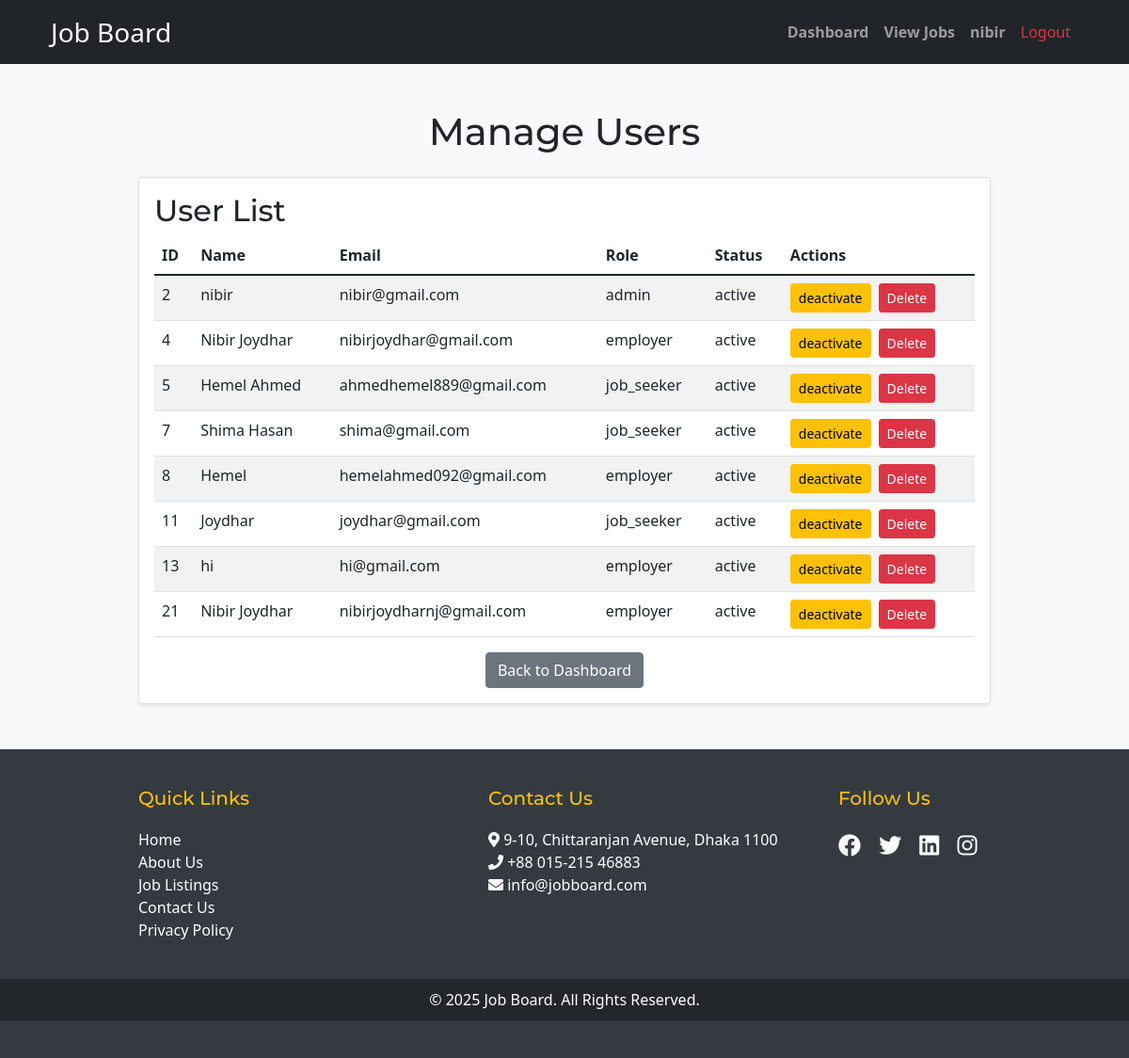
The page /manage_users.php (signed in) on the database as committed earlier.
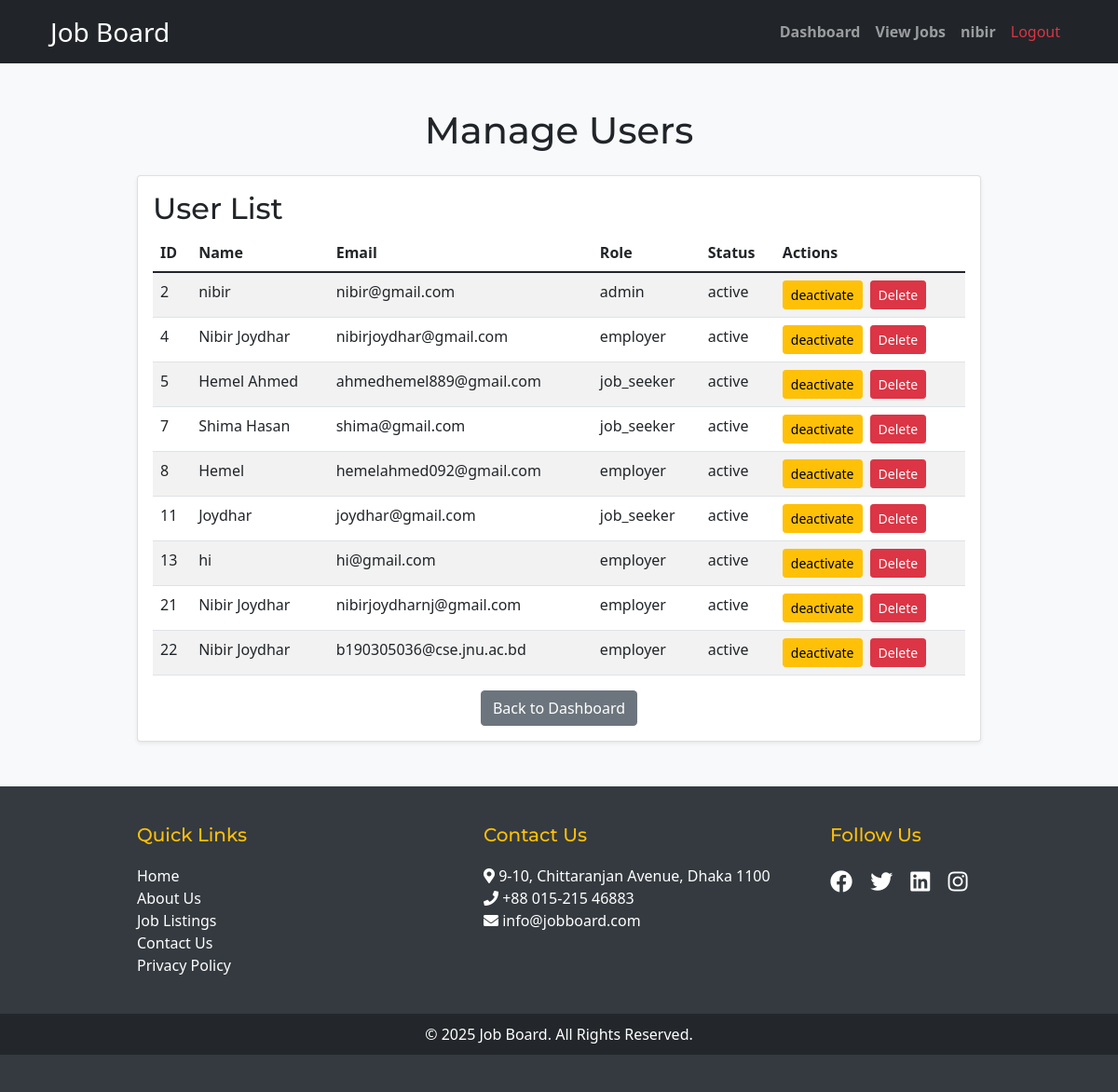
The same page on the database as committed later.
### tables this page shows
CREATE TABLE `users` (
  `id` int(11) NOT NULL,
  `name` varchar(100) NOT NULL,
  `email` varchar(100) NOT NULL,
  `password` varchar(255) NOT NULL,
  `role` enum('job_seeker','employer','admin') NOT NULL,
  `created_at` timestamp NOT NULL DEFAULT current_timestamp(),
  `status` enum('active','inactive') NOT NULL DEFAULT 'active',
  `is_verified` tinyint(1) DEFAULT 0,
  `verification_code` varchar(255) DEFAULT NULL,
  `reset_token` varchar(255) DEFAULT NULL,
  `reset_expires` datetime DEFAULT NULL
);

### manage_users.php (the view, shortened to what this page needs)
<?php
include('includes/db.php');
$sql = "SELECT * FROM users";
$result = $conn->query($sql);
?>
<!DOCTYPE html>
<html>
<head>
    <?php include('headlink.php');?>
</head>
<body class="bg-light">
    <?php include('header.php'); ?>
    <div class="container mt-5">
        <h1 class="text-center mb-4">Manage Users</h1>
        <div class="row">
            <div class="col-md-10 mx-auto">
                <div class="card shadow-sm">
                    <div class="card-body">
                        <h2 class="card-title">User List</h2>
                        <table class="table table-striped">
                            <thead>
                                <tr>
                                    <th>ID</th>
                                    <th>Name</th>
                                    <th>Email</th>
                                    <th>Role</th>
                                    <th>Status</th>
                                    <th>Actions</th>
                                </tr>
                            </thead>
                            <tbody id="userTable">
                                <?php
                                if ($result->num_rows > 0) {
                                    while ($row = $result->fetch_assoc()) {
                                        $action = ($row['status'] == 'active') ? 'deactivate' : 'activate';
                                        echo "<tr id='user-{$row['id']}'>";
                                        echo "<td>" . $row['id'] . "</td>";
                                        echo "<td>" . $row['name'] . "</td>";
                                        echo "<td>" . $row['email'] . "</td>";
                                        echo "<td>" . $row['role'] . "</td>";
                                        echo "<td class='status-{$row['id']}'>" . $row['status'] . "</td>";
                                        echo "<td>";
                                        echo "<button class='btn btn-warning btn-sm toggle-status' data-id='" . $row['id'] . "' data-action='$action'>$action</button>";
                                        echo "<button class='btn btn-danger btn-sm delete-user ms-2' data-id='" . $row['id'] . "'>Delete</button>";
                                        echo "</td>";
                                        echo "</tr>";
                                    }
                                } else {
                                    echo "<tr><td colspan='6' class='text-center'>No users found.</td></tr>";
                                }
                                ?>
                            </tbody>
                        </table>
                        <div class="text-center mt-3">
                            <a href="admin_dashboard.php" class="btn btn-secondary">Back to Dashboard</a>
                        </div>
                    </div>
                </div>
            </div>
        </div>
    </div>
    <?php include('footer.php'); ?>
</body>
</html>

### headlink.php (shortened to what this page needs)
<?php
echo '<link href="https://cdn.jsdelivr.net/npm/bootstrap@5.3.0/dist/css/bootstrap.min.css" rel="stylesheet">';
echo '<link rel="stylesheet" href="css/styles.css">';
echo '<link rel="stylesheet" href="https://cdnjs.cloudflare.com/ajax/libs/animate.css/4.1.1/animate.min.css">';
echo '<link rel="stylesheet" href="css/custom.css">';
echo '<link rel="stylesheet" href="https://cdnjs.cloudflare.com/ajax/libs/font-awesome/6.0.0-beta3/css/all.min.css">';
echo '<link href="https://cdn.jsdelivr.net/npm/bootstrap@5.1.3/dist/css/bootstrap.min.css" rel="stylesheet">';
echo '<link rel="stylesheet" href="https://cdnjs.cloudflare.com/ajax/libs/font-awesome/5.15.4/css/all.min.css">';
?>

### header.php (shortened to what this page needs)
<?php
$current_page = basename($_SERVER['PHP_SELF']);
?>
<nav class="navbar navbar-expand-lg navbar-dark bg-dark">
    <div class="container">
        <a class="navbar-brand fs-3" href="index.php">Job Board</a>
        <div class="collapse navbar-collapse" id="navbarNav">
            <ul class="navbar-nav ms-auto">
                <?php if (!isset($_SESSION['user_id'])): ?>
                <li class="nav-item">
                    <a class="nav-link fw-bold <?php echo ($current_page == 'index.php') ? 'active' : ''; ?>"
                        href="index.php">View Jobs</a>
                </li>
                <li class="nav-item">
                    <a class="nav-link fw-bold <?php echo ($current_page == 'login.php') ? 'active' : ''; ?>"
                        href="login.php">Login</a>
                </li>
                <li class="nav-item">
                    <a class="nav-link fw-bold <?php echo ($current_page == 'register.php') ? 'active' : ''; ?>"
                        href="register.php">Register</a>
                </li>
                <?php else: ?>
                <?php if ($_SESSION['role'] == 'job_seeker'): ?>
                <li class="nav-item">
                    <a class="nav-link fw-bold <?php echo ($current_page == 'dashboard.php') ? 'active' : ''; ?>"
                        href="dashboard.php">Dashboard</a>
                </li>
                <?php elseif ($_SESSION['role'] == 'admin'): ?>
                <li class="nav-item">
                    <a class="nav-link fw-bold <?php echo ($current_page == 'admin_dashboard.php') ? 'active' : ''; ?>"
                        href="admin_dashboard.php">Dashboard</a>
                </li>
                <?php endif; ?>
                <li class="nav-item">
                    <a class="nav-link fw-bold <?php echo ($current_page == 'index.php') ? 'active' : ''; ?>"
                        href="index.php">View Jobs</a>
                </li>
                <li class="nav-item">
                    <a class="nav-link fw-bold <?php echo ($current_page == 'profile.php') ? 'active' : ''; ?>"
                        href="profile.php"><?php echo $_SESSION['name']; ?></a>
                </li>
                <li class="nav-item">
                    <a class="nav-link text-danger" href="logout.php">Logout</a>
                </li>
                <?php endif; ?>
            </ul>
        </div>
    </div>
</nav>

### footer.php (shortened to what this page needs)
<footer>
    <div class="container">
        <div class="row">
            <div class="col-md-1 mb-1"></div>
            <div class="col-md-4 mb-4">
                <h5>Quick Links</h5>
                <ul class="list-unstyled">
                    <li><a href="index.php">Home</a></li>
                    <li><a href="about.php">About Us</a></li>
                    <li><a href="index.php">Job Listings</a></li>
                    <li><a href="contact.php">Contact Us</a></li>
                    <li><a href="privacy.php">Privacy Policy</a></li>
                </ul>
            </div>
            <div class="col-md-4 mb-4">
                <h5>Contact Us</h5>
                <ul class="list-unstyled">
                    <li><i class="fas fa-map-marker-alt"></i> 9-10, Chittaranjan Avenue, Dhaka 1100</li>
                    <li><i class="fas fa-phone"></i> +88 015-215 46883</li>
                    <li><i class="fas fa-envelope"></i> info@jobboard.com</li>
                </ul>
            </div>
            <div class="col-md-3 mb-3">
                <h5>Follow Us</h5>
                <div class="social-icons">
                    <a href="https://www.facebook.com/whhooami" target="_blank"><i class="fab fa-facebook"></i></a>
                    <a href="https://x.com/NibirJoydhar" target="_blank"><i class="fab fa-twitter"></i></a>
                    <a href="https://www.linkedin.com/in/nibirjoydhar" target="_blank"><i
                            class="fab fa-linkedin"></i></a>
                    <a href="https://www.instagram.com/nibirjoydhar/" target="_blank"><i
                            class="fab fa-instagram"></i></a>
                </div>
            </div>
        </div>
    </div>
    <div class="footer-bottom">
        <div class="container">
            <p>&copy; 2025 Job Board. All Rights Reserved.</p>
        </div>
    </div>
</footer>

### css/styles.css (style rules this page uses)
body { background-color: #f8f9fa; }
.card { border-radius: 12px; }
.btn { border-radius: 8px; }

### css/custom.css (style rules this page uses)
body { background-color: #f8f9fa; }
.navbar { background-color: #343a40 !important; }
.card { border: none; border-radius: 10px; transition: transform 0.3s ease; }
body { font-family: 'Poppins', sans-serif; }
h1, h2, h3, h4, h5, h6 { font-family: 'Montserrat', sans-serif; }
footer { background-color: #343a40; color: #ffffff; padding: 40px 0; }
footer h5 { color: #ffc107; margin-bottom: 20px; }
footer a { color: #ffffff; text-decoration: none; transition: color 0.3s ease; }
.social-icons a { font-size: 24px; margin-right: 15px; color: #ffffff; transition: color 0.3s ease; }
.footer-bottom { background-color: #23272b; padding: 10px 0; text-align: center; }
.footer-bottom p { margin: 0; color: #ffffff; }

Rows that differ between the two databases and show on the page:
added users: id "22", name "Nibir Joydhar", email "b190305036@cse.jnu.ac.bd", role "employer", status "active", status "deactivate"
